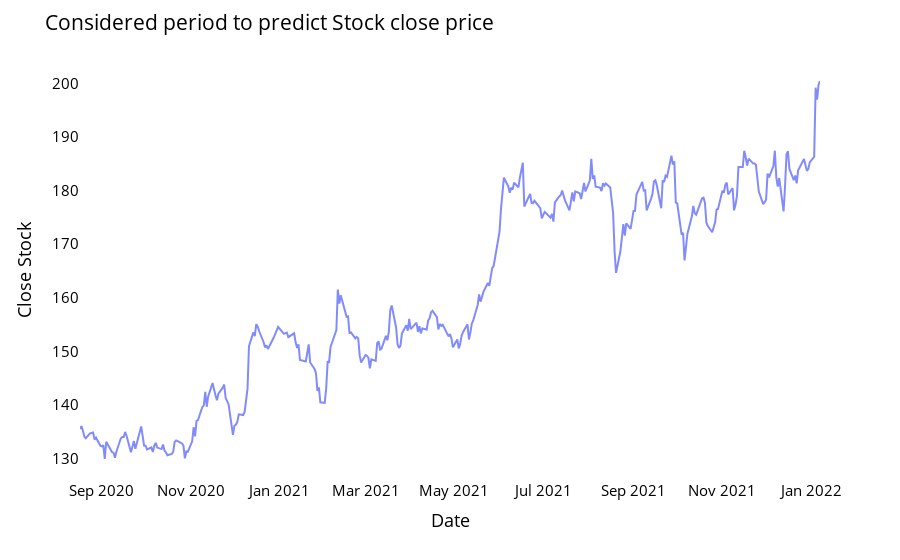

Write notebook code for a chart like this one.
### Code cell
fig = px.line(closedf, x=closedf.Date, y=closedf.Close,labels={'Date':'Date','Close':'Close Stock'})
fig.update_traces(marker_line_width=2, opacity=0.8, marker_line_color='orange')
fig.update_layout(title_text='Considered period to predict Stock close price', plot_bgcolor='white', font_size=15, font_color='black')
fig.update_xaxes(showgrid=False)
fig.update_yaxes(showgrid=False)
fig.show()

### Figure 1 — Plotly figure (JSON) as saved in the notebook; plotly's stock layout.template omitted (floating-point values rounded to 4 significant figures; data arrays with more than 128 entries replaced by an {"elided": "..."} marker saying what was removed)
{"data": [{"hovertemplate": "Date=%{x}<br>Close Stock=%{y}<extra></extra>", "legendgroup": "", "line": {"color": "#636efa", "dash": "solid"}, "marker": {"line": {"color": "orange", "width": 2}, "symbol": "circle"}, "mode": "lines", "name": "", "opacity": 0.8, "orientation": "v", "showlegend": false, "type": "scatter", "x": {"elided": "353 str values"}, "xaxis": "x", "y": {"elided": "353 float values"}, "yaxis": "y"}], "layout": {"autosize": true, "font": {"color": "black", "size": 15}, "legend": {"tracegroupgap": 0}, "margin": {"t": 60}, "plot_bgcolor": "white", "title": {"text": "Considered period to predict Stock close price"}, "xaxis": {"anchor": "y", "autorange": true, "domain": [0, 1], "range": ["2020-08-17", "2022-01-07"], "showgrid": false, "title": {"text": "Date"}, "type": "date"}, "yaxis": {"anchor": "x", "autorange": true, "domain": [0, 1], "range": [126.0, 204.4], "showgrid": false, "title": {"text": "Close Stock"}, "type": "linear"}}}
